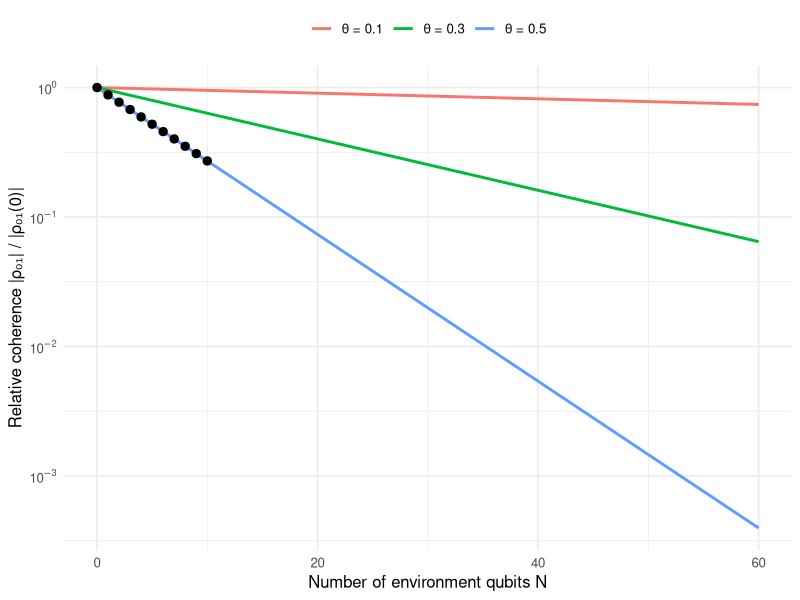
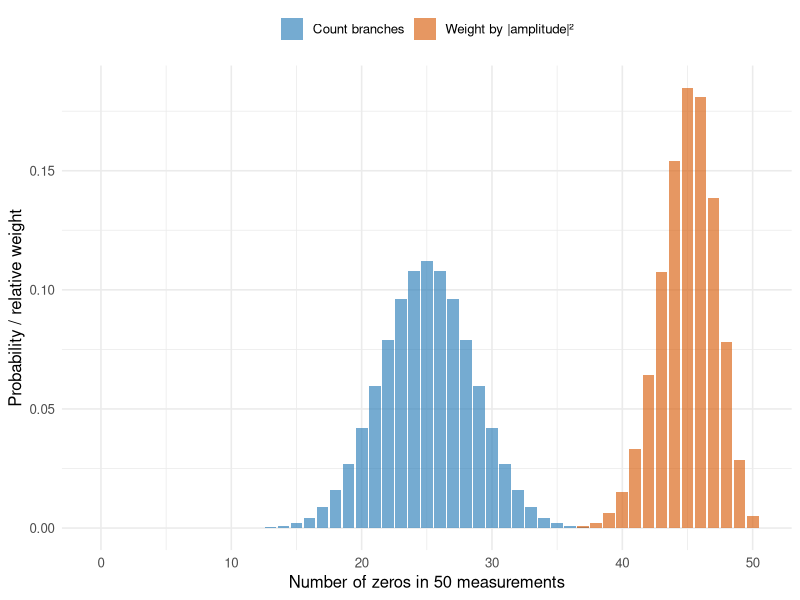

These charts were generated, in order, by the following R code:
## ---- chunk 1
#| label: setup
#| include: false
library(ggplot2)
library(dplyr)
theme_set(theme_minimal(base_size = 12))
## ---- chunk 2
#| label: entanglement
entropy_bits <- function(p) { p <- p[p > 1e-12]; -sum(p * log2(p)) }

c0 <- sqrt(0.9); c1 <- sqrt(0.1)
# State of (system, device) as a 2x2 matrix Psi[system, device]
Psi <- matrix(c(c0, 0, 0, c1), 2, 2)     # c0|0>|D0> + c1|1>|D1>
schmidt <- svd(Psi)$d^2                  # squared Schmidt coefficients
c(schmidt_weights = schmidt, entanglement_entropy_bits = entropy_bits(schmidt))
## ---- chunk 3
#| label: decoherence-check
env_state <- function(N, theta) {
  e1 <- c(cos(theta), sin(theta))
  v <- 1
  for (k in seq_len(N)) v <- kronecker(v, e1)
  v
}
zero_env <- function(N) { v <- rep(0, 2^N); v[1] <- 1; v }

coherence_numeric <- function(N, theta, c0, c1) {
  # joint state as a matrix: rows = system (0,1), columns = environment basis
  Psi <- rbind(c0 * zero_env(N), c1 * env_state(N, theta))
  rho <- Psi %*% t(Psi)          # trace over environment (real amplitudes)
  abs(rho[1, 2])
}

theta <- 0.5
chk <- tibble(N = 0:10) |>
  mutate(
    numeric  = sapply(N, coherence_numeric, theta = theta, c0 = c0, c1 = c1),
    analytic = c0 * c1 * cos(theta)^N
  )
chk |> mutate(across(c(numeric, analytic), ~ round(.x, 5))) |> slice(c(1, 2, 3, 6, 11))
max(abs(chk$numeric - chk$analytic))
## ---- chunk 4
#| label: fig-decoherence
#| fig-cap: "Coherence between the two branches, relative to its starting value, as the number of environment qubits grows. Lines: analytic result (cos θ)^N for three coupling strengths. Points: brute-force numerical trace for N ≤ 10 (θ = 0.5). Decoherence is exponential in environment size."
#| fig-height: 4.2
curves <- expand.grid(N = 0:60, theta = c(0.1, 0.3, 0.5)) |>
  mutate(rel = cos(theta)^N, theta = factor(paste0("θ = ", theta)))

ggplot(curves, aes(N, rel, colour = theta)) +
  geom_line(linewidth = 1) +
  geom_point(data = chk |> mutate(theta = factor("θ = 0.5"), rel = numeric / numeric[1]),
             aes(N, rel), size = 2.5, colour = "black", inherit.aes = FALSE) +
  scale_y_log10(labels = scales::label_log()) +
  labs(x = "Number of environment qubits N", y = "Relative coherence |ρ₀₁| / |ρ₀₁(0)|", colour = NULL) +
  theme(legend.position = "top")
## ---- chunk 5
#| label: fig-branch-counting
#| fig-cap: "Distribution of the number of zeros after measuring n = 50 identically prepared qubits with |c0|² = 0.9. Counting branches (blue) predicts about half zeros; weighting each branch by |amplitude|² (orange) gives the observed 90%."
#| fig-height: 4
n <- 50
bc <- tibble(k = 0:n,
             `Count branches` = dbinom(k, n, 0.5),
             `Weight by |amplitude|²` = dbinom(k, n, 0.9)) |>
  tidyr::pivot_longer(-k, names_to = "rule", values_to = "p")

ggplot(bc, aes(k, p, fill = rule)) +
  geom_col(position = "identity", alpha = 0.65) +
  scale_fill_manual(values = c("#2c7fb8", "#d95f0e")) +
  labs(x = "Number of zeros in 50 measurements", y = "Probability / relative weight", fill = NULL) +
  theme(legend.position = "top")
## ---- chunk 6
#| label: typicality
ns <- c(10, 25, 50, 100, 250, 500, 1000)
atypical <- sapply(ns, function(n) {
  k <- 0:n
  sum(dbinom(k, n, 0.9)[abs(k / n - 0.9) > 0.05])
})
tibble(n = ns, weight_of_atypical_branches = round(atypical, 5))
